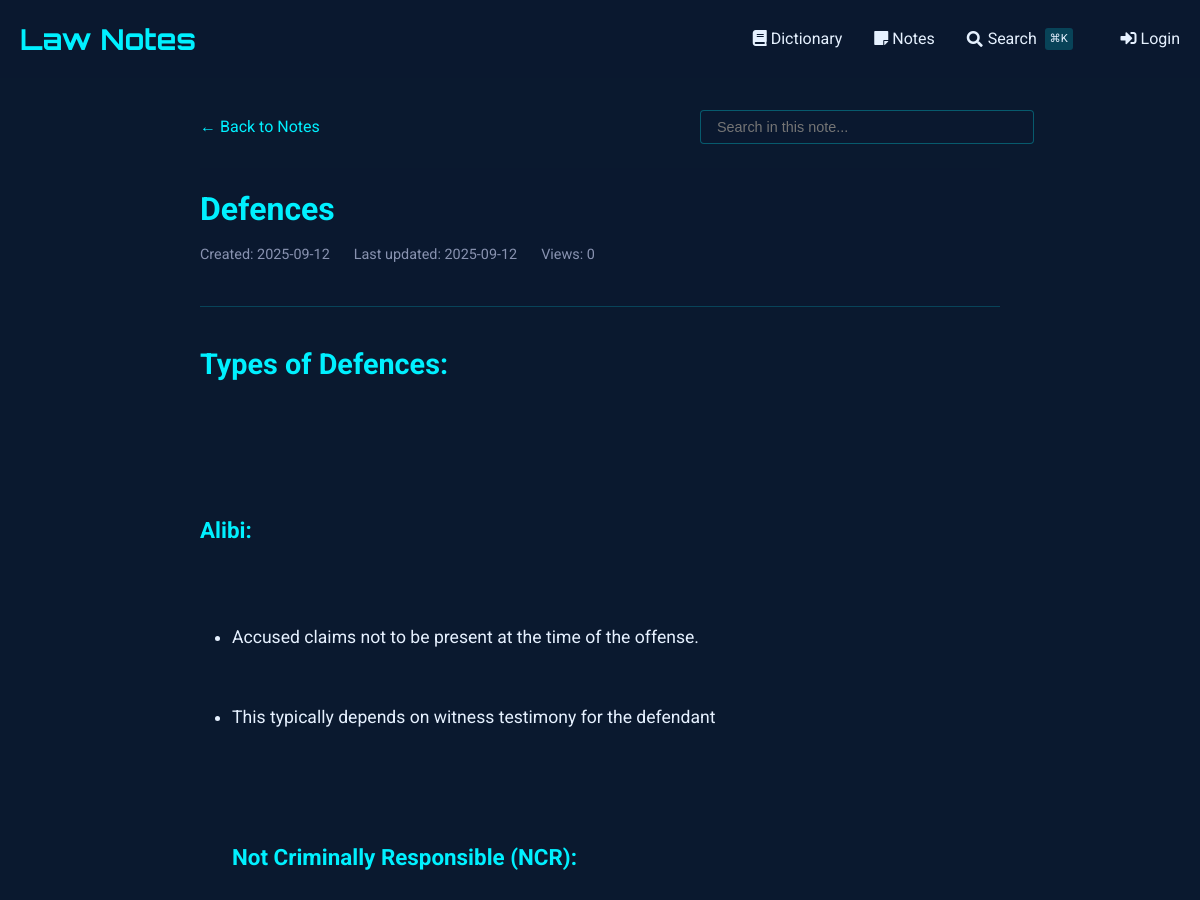
Before: /notes/view/22 (upper part) with the older database file.
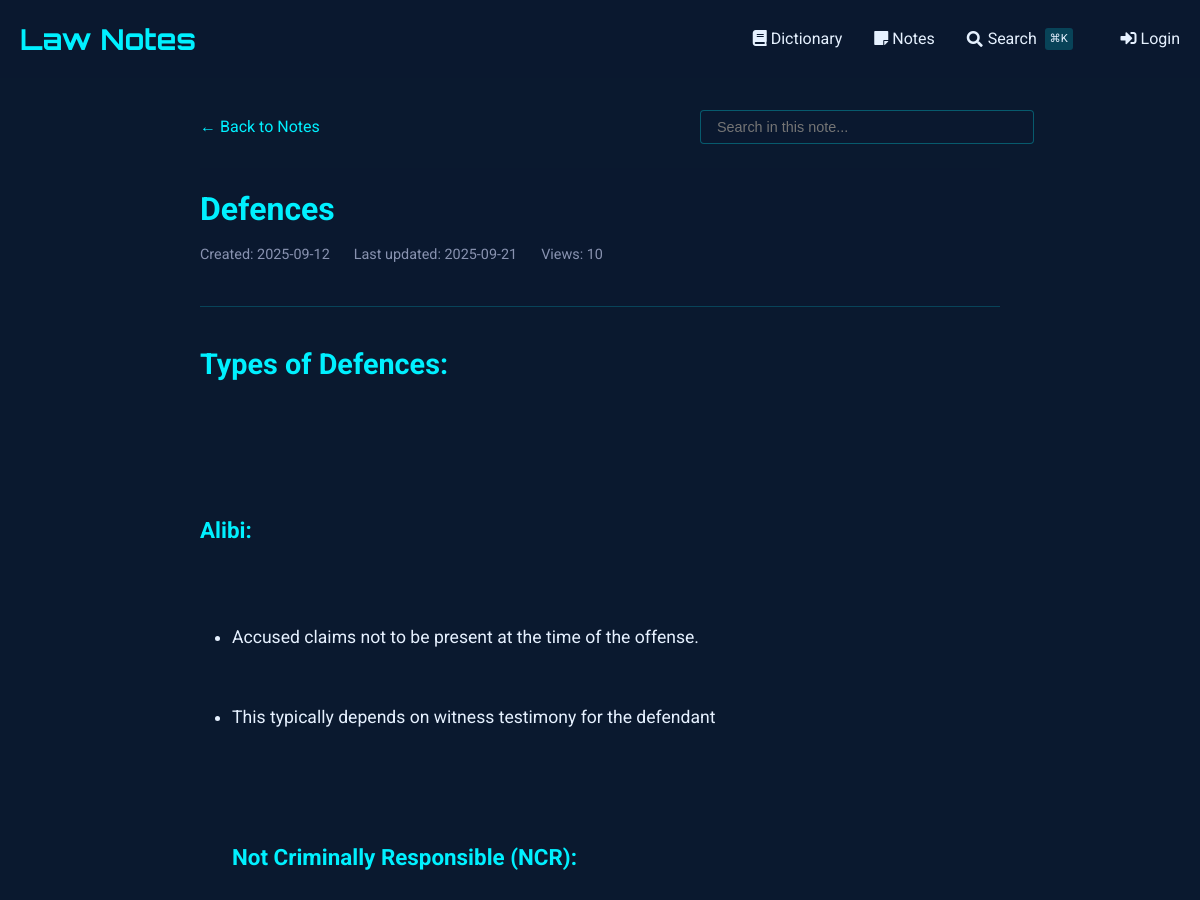
After: the same page with the newer database file.
### tables this page shows
CREATE TABLE notes (
    id INTEGER PRIMARY KEY AUTOINCREMENT,
    title TEXT NOT NULL,                -- short title for the note
    content TEXT NOT NULL,              -- the full note text
    unit_number INTEGER,                -- optional: to group with course units
    tags TEXT,                          -- comma-separated or JSON for filtering/search
    related_entries TEXT,               -- store glossary ids (e.g., "1,4,5") for cross-linking
    created_at TIMESTAMP DEFAULT CURRENT_TIMESTAMP,
    last_updated TIMESTAMP DEFAULT CURRENT_TIMESTAMP,
    views INTEGER DEFAULT 0,            -- track popularity
    is_favorite BOOLEAN DEFAULT 0,      -- quick flag for starred notes
    comments TEXT                       -- optional: your own thoughts or annotations
);

### notes_routes.py (the view, shortened to what this page needs)
@notes_bp.route('/view/<int:note_id>')
def view_note(note_id):
    db = SQL("sqlite:///notes.db")
    note = db.execute("""
        SELECT *,
               strftime('%Y-%m-%d', created_at) as created_date,
               strftime('%Y-%m-%d', last_updated) as last_updated
        FROM notes
        WHERE id = :id
    """, id=note_id)
    if not note:
        abort(404)
    note = note[0]
    db.execute("""
        UPDATE notes
        SET views = COALESCE(views, 0) + 1
        WHERE id = :id
    """, id=note_id)
    content = note['content']
    content = re.sub(r'^# (.*?)$', r'<h1>\1</h1>', content, flags=re.MULTILINE)
    content = re.sub(r'^## (.*?)$', r'<h2>\1</h2>', content, flags=re.MULTILINE)
    content = re.sub(r'^### (.*?)$', r'<h3>\1</h3>', content, flags=re.MULTILINE)
    content = re.sub(r'\*\*(.*?)\*\*', r'<strong>\1</strong>', content)
    content = re.sub(r'\*(.*?)\*', r'<em>\1</em>', content)
    content = re.sub(r'^\s*[-*] (.*?)$', r'<li>\1</li>', content, flags=re.MULTILINE)
    content = re.sub(r'(<li>.*</li>)', r'<ul>\1</ul>', content, flags=re.DOTALL)
    content = re.sub(r'^> (.*?)$', r'<blockquote>\1</blockquote>', content, flags=re.MULTILINE)
    content = content.replace('\n', '<br>')
    content = re.sub(
        r'<aside>\s*💡\s*(.*?)\s*</aside>',
        r'<div class="callout"><div class="callout-emoji">💡</div><div class="callout-content">\1</div></div>',
        content,
        flags=re.DOTALL
    )
    sections = re.split(r'(<h[1-3]>.*?</h[1-3]>)', content)
    processed_sections = []
    for i, section in enumerate(sections):
        if section.startswith('<h'):
            processed_sections.append(section)
        elif section.strip():
            if not any(tag in section for tag in ['<p>', '<ul>', '<ol>', '<blockquote>', '<div class="callout">']):
                section = f'<p>{section}</p>'
            processed_sections.append(section)
    processed_content = '\n'.join(processed_sections)
    related_entries = []
    return render_template('notes/view.html',
                         note=note,
                         content=processed_content,
                         related_entries=related_entries)

### sql.py (called while the page is built, shortened)
def _enable_logging(f):
    import logging
    import functools
    import os
    @functools.wraps(f)
    def decorator(*args, **kwargs):
        try:
            import flask
        except ModuleNotFoundError:
            return f(*args, **kwargs)
        disabled = logging.getLogger("cs50").disabled
        if flask.current_app and os.getenv("FLASK_ENV") == "development":
            logging.getLogger("cs50").disabled = False
        try:
            return f(*args, **kwargs)
        finally:
            logging.getLogger("cs50").disabled = disabled
    return decorator

def _parse_placeholder(token):
    import re
    import sqlparse
    if (
        not isinstance(token, sqlparse.sql.Token)
        or token.ttype != sqlparse.tokens.Name.Placeholder
    ):
        raise TypeError()
    if token.value == "?":
        return "qmark", None
    matches = re.search(r"^:([1-9]\d*)$", token.value)
    if matches:
        return "numeric", int(matches.group(1)) - 1
    matches = re.search(r"^:([a-zA-Z]\w*)$", token.value)
    if matches:
        return "named", matches.group(1)

    def __del__(self):
        self._disconnect()

    def _name(self):
        return str(hash(self))

### templates/notes/view.html (shortened to what this page needs)
{% extends "notes/base.html" %}
{% block content %}
<div class="container" style="max-width: 800px; margin: 0 auto;">
    <div style="margin-bottom: 1.5rem; display: flex; justify-content: space-between; align-items: center; flex-wrap: wrap; gap: 1rem;">
        <a href="{{ url_for('notes.index') }}" style="color: var(--primary); text-decoration: none; display: inline-flex; align-items: center;">
            ← Back to Notes
        </a>
        <div class="search-container" style="position: relative; max-width: 300px; width: 100%;">
            <input type="text" id="noteSearch" placeholder="Search in this note..."
                   style="width: 100%; padding: 0.5rem 1rem; background: rgba(10, 25, 47, 0.7);
                          border: 1px solid rgba(0, 240, 255, 0.3); border-radius: 4px;
                          color: #e6f1ff; font-size: 0.9rem;">
        </div>
    </div>
    <article class="note">
        <header class="note-header">
            <h1 class="note-title">
                {{ note.title }}
            </h1>
            <div class="note-meta">
                <span>Created: {{ note.created_date }}</span>
                <span>Last updated: {{ note.last_updated }}</span>
                <span>Views: {{ note.views or 0 }}</span>
            </div>
        </header>
        <div class="note-content">
            {{ content|safe }}
        </div>
    </article>
</div>
{% endblock %}

Changed rows visible on the page:
changed notes "Defences": views "0" → "10"
Other visible differences:
{{ note.last_updated }}: "2025-09-12" → "2025-09-21"
